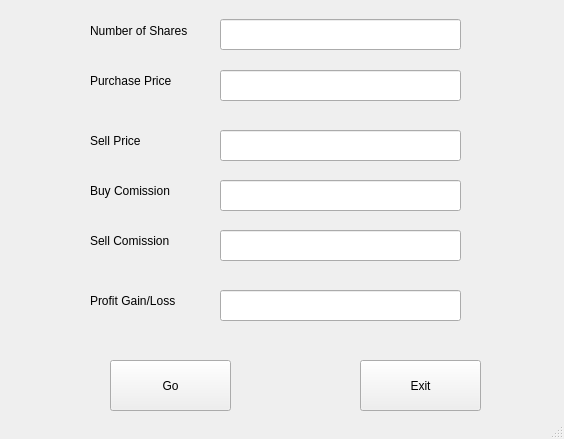
<?xml version="1.0" encoding="UTF-8"?>
<ui version="4.0">
 <class>MainWindow</class>
 <widget class="QMainWindow" name="MainWindow">
  <property name="geometry">
   <rect>
    <x>0</x>
    <y>0</y>
    <width>564</width>
    <height>439</height>
   </rect>
  </property>
  <property name="windowTitle">
   <string>MainWindow</string>
  </property>
  <widget class="QWidget" name="centralwidget">
   <widget class="QLineEdit" name="lineEdit">
    <property name="geometry">
     <rect>
      <x>220</x>
      <y>19</y>
      <width>241</width>
      <height>31</height>
     </rect>
    </property>
   </widget>
   <widget class="QLineEdit" name="lineEdit_2">
    <property name="geometry">
     <rect>
      <x>220</x>
      <y>70</y>
      <width>241</width>
      <height>31</height>
     </rect>
    </property>
   </widget>
   <widget class="QLineEdit" name="lineEdit_3">
    <property name="geometry">
     <rect>
      <x>220</x>
      <y>130</y>
      <width>241</width>
      <height>31</height>
     </rect>
    </property>
   </widget>
   <widget class="QLineEdit" name="lineEdit_4">
    <property name="geometry">
     <rect>
      <x>220</x>
      <y>180</y>
      <width>241</width>
      <height>31</height>
     </rect>
    </property>
   </widget>
   <widget class="QLineEdit" name="lineEdit_5">
    <property name="geometry">
     <rect>
      <x>220</x>
      <y>230</y>
      <width>241</width>
      <height>31</height>
     </rect>
    </property>
   </widget>
   <widget class="QLineEdit" name="lineEdit_6">
    <property name="geometry">
     <rect>
      <x>220</x>
      <y>290</y>
      <width>241</width>
      <height>31</height>
     </rect>
    </property>
   </widget>
   <widget class="QPushButton" name="go_btn">
    <property name="geometry">
     <rect>
      <x>110</x>
      <y>360</y>
      <width>121</width>
      <height>51</height>
     </rect>
    </property>
    <property name="text">
     <string>Go</string>
    </property>
   </widget>
   <widget class="QPushButton" name="exit_btn">
    <property name="geometry">
     <rect>
      <x>360</x>
      <y>360</y>
      <width>121</width>
      <height>51</height>
     </rect>
    </property>
    <property name="text">
     <string>Exit</string>
    </property>
   </widget>
   <widget class="QLabel" name="label">
    <property name="geometry">
     <rect>
      <x>90</x>
      <y>10</y>
      <width>121</width>
      <height>41</height>
     </rect>
    </property>
    <property name="text">
     <string>Number of Shares</string>
    </property>
   </widget>
   <widget class="QLabel" name="label_2">
    <property name="geometry">
     <rect>
      <x>90</x>
      <y>60</y>
      <width>121</width>
      <height>41</height>
     </rect>
    </property>
    <property name="text">
     <string>Purchase Price</string>
    </property>
   </widget>
   <widget class="QLabel" name="label_3">
    <property name="geometry">
     <rect>
      <x>90</x>
      <y>120</y>
      <width>121</width>
      <height>41</height>
     </rect>
    </property>
    <property name="text">
     <string>Sell Price</string>
    </property>
   </widget>
   <widget class="QLabel" name="label_4">
    <property name="geometry">
     <rect>
      <x>90</x>
      <y>170</y>
      <width>121</width>
      <height>41</height>
     </rect>
    </property>
    <property name="text">
     <string>Buy Comission</string>
    </property>
   </widget>
   <widget class="QLabel" name="label_5">
    <property name="geometry">
     <rect>
      <x>90</x>
      <y>220</y>
      <width>121</width>
      <height>41</height>
     </rect>
    </property>
    <property name="text">
     <string>Sell Comission</string>
    </property>
   </widget>
   <widget class="QLabel" name="label_6">
    <property name="geometry">
     <rect>
      <x>90</x>
      <y>280</y>
      <width>121</width>
      <height>41</height>
     </rect>
    </property>
    <property name="text">
     <string>Profit Gain/Loss</string>
    </property>
   </widget>
  </widget>
  <widget class="QStatusBar" name="statusbar"/>
 </widget>
 <resources/>
 <connections/>
</ui>
